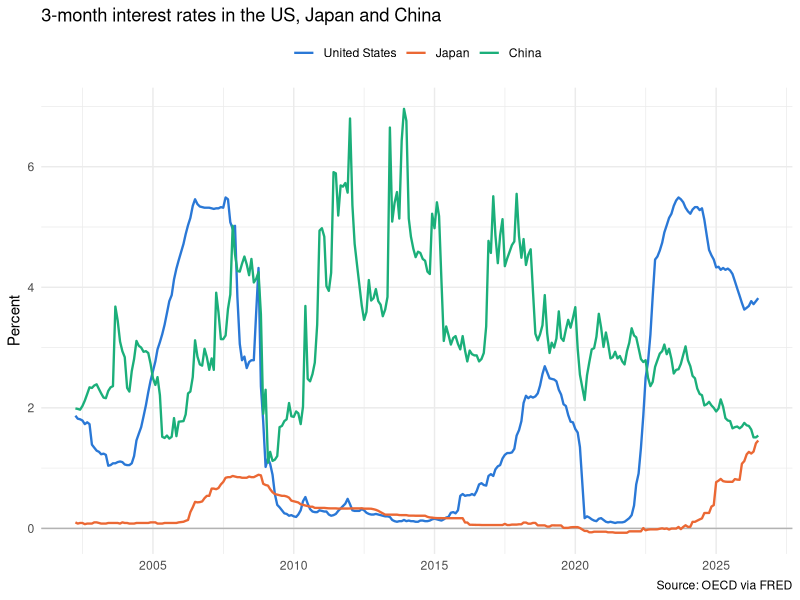
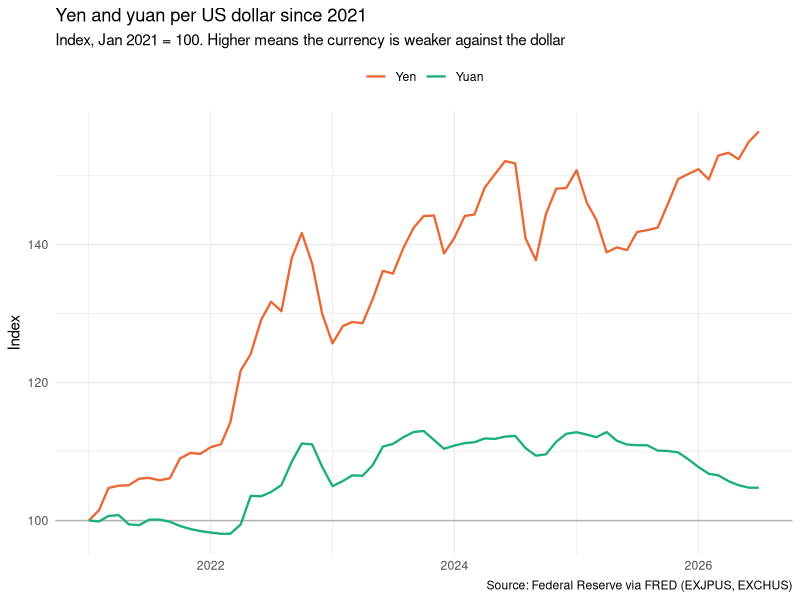
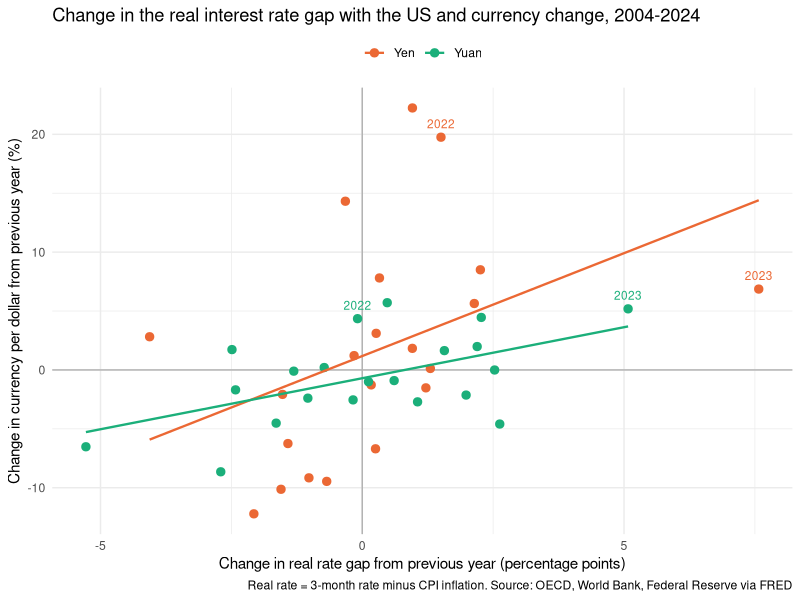

R code for these plots, in order:
library(dplyr)
library(tidyr)
library(ggplot2)

dir.create("output", showWarnings = FALSE)

monthly <- read.csv("data/clean/monthly.csv")
monthly$date <- as.Date(monthly$date)
annual <- read.csv("data/clean/annual.csv")

colors <- c("United States" = "#2a78d6", "Japan" = "#eb6834", "China" = "#1baf7a",
            "Yen" = "#eb6834", "Yuan" = "#1baf7a")

# Figure 1
rates_long <- monthly %>%
  select(date, us_rate, jp_rate, cn_rate) %>%
  pivot_longer(-date, names_to = "country", values_to = "rate") %>%
  mutate(country = recode(country, us_rate = "United States",
                          jp_rate = "Japan", cn_rate = "China"))
rates_long$country <- factor(rates_long$country, levels = c("United States", "Japan", "China"))

fig1 <- ggplot(rates_long, aes(date, rate, color = country)) +
  geom_hline(yintercept = 0, color = "grey70") +
  geom_line(linewidth = 0.8) +
  scale_color_manual(values = colors) +
  labs(title = "3-month interest rates in the US, Japan and China",
       x = NULL, y = "Percent", color = NULL,
       caption = "Source: OECD via FRED") +
  theme_minimal() +
  theme(legend.position = "top")

ggsave("output/fig1_rates.png", fig1, width = 8, height = 4.5, dpi = 300)

# Figure 2
base <- monthly %>% filter(date == as.Date("2021-01-01"))

fx_index <- monthly %>%
  filter(date >= as.Date("2021-01-01")) %>%
  mutate(Yen = usdjpy / base$usdjpy * 100,
         Yuan = usdcny / base$usdcny * 100) %>%
  select(date, Yen, Yuan) %>%
  pivot_longer(-date, names_to = "currency", values_to = "index")

fig2 <- ggplot(fx_index, aes(date, index, color = currency)) +
  geom_hline(yintercept = 100, color = "grey70") +
  geom_line(linewidth = 0.8) +
  scale_color_manual(values = colors) +
  labs(title = "Yen and yuan per US dollar since 2021",
       subtitle = "Index, Jan 2021 = 100. Higher means the currency is weaker against the dollar",
       x = NULL, y = "Index", color = NULL,
       caption = "Source: Federal Reserve via FRED (EXJPUS, EXCHUS)") +
  theme_minimal() +
  theme(legend.position = "top")

ggsave("output/fig2_fx_index.png", fig2, width = 8, height = 4.5, dpi = 300)

# Figure 3
annual <- annual %>%
  mutate(gap_change_jp = real_gap_jp - lag(real_gap_jp),
         gap_change_cn = real_gap_cn - lag(real_gap_cn))

annual_long <- bind_rows(
  annual %>% transmute(year, currency = "Yen", gap_change = gap_change_jp, change = jpy_change),
  annual %>% transmute(year, currency = "Yuan", gap_change = gap_change_cn, change = cny_change)
) %>%
  filter(!is.na(gap_change))

fig3 <- ggplot(annual_long, aes(gap_change, change, color = currency)) +
  geom_hline(yintercept = 0, color = "grey70") +
  geom_vline(xintercept = 0, color = "grey70") +
  geom_point(size = 2.5) +
  geom_smooth(method = "lm", se = FALSE, linewidth = 0.8) +
  geom_text(data = filter(annual_long, year %in% c(2022, 2023)), aes(label = year),
            vjust = -1, size = 3, show.legend = FALSE) +
  scale_color_manual(values = colors) +
  labs(title = "Change in the real interest rate gap with the US and currency change, 2004-2024",
       x = "Change in real rate gap from previous year (percentage points)",
       y = "Change in currency per dollar from previous year (%)",
       color = NULL,
       caption = "Real rate = 3-month rate minus CPI inflation. Source: OECD, World Bank, Federal Reserve via FRED") +
  theme_minimal() +
  theme(legend.position = "top")

ggsave("output/fig3_gap_vs_change.png", fig3, width = 8, height = 5, dpi = 300)

# numbers for the blog text
annual %>%
  summarise(cor_yen = cor(gap_change_jp, jpy_change, use = "complete.obs"),
            cor_yuan = cor(gap_change_cn, cny_change, use = "complete.obs"))
